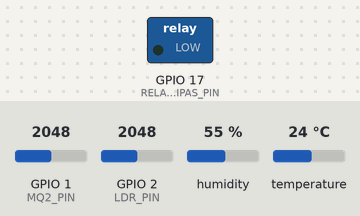
A sketch run on a simulated ESP32-S3. On the bench: switched loads named in the sketch (green lamp = pin HIGH). Inputs (shaded band) come from the test bench; at power-on: GPIO 1 (MQ2_PIN) = 2048, GPIO 2 (LDR_PIN) = 2048, humidity 55 %, temperature 24 °C. WiFi joins after 1.5 s; servers stay silent unless stated; random numbers use the default seed unless the sketch sets one; no MQTT or app messages arrive unless stated; what the sketch prints to the serial monitor is not drawn.

Above: at 1.1 s.
At 2.6 s:
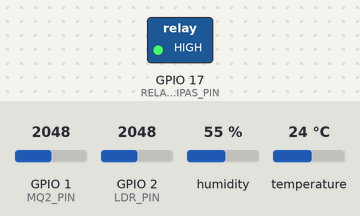
Timing chart, 0 to 4.1 s (numbered marks = the images above):
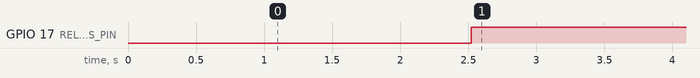

The sketch:

device1_sketch.ino
```cpp
// device1_sketch.ino — ESP32 Node 1 (rak vaksin)
// DHT22, MQ-2, LDR; kipas, buzzer, pompa, auto climate.
#include <WiFi.h>
#include <PubSubClient.h>
#include <DHT.h>
#include <ArduinoJson.h>

#define WIFI_SSID "Wokwi-GUEST"
#define WIFI_PASSWORD ""

// Sambungkan ke Broker Cloud VPS kita
#define MQTT_SERVER "api.pharma.web.id"
#define MQTT_PORT 1883

#define DHT_PIN 15
#define DHT_TYPE DHT22
#define MQ2_PIN 1
#define LDR_PIN 2
#define BUZZER_PIN 16
#define RELAY_KIPAS_PIN 17

#define BATAS_SUHU_MAKS 8.0   // Standar Vaksin 2.0 - 8.0 C
#define BATAS_GAS_PPM 50.0

const char* TOPIK_TELEMETRI = "pharma/sensor";
const char* TOPIK_CONTROL_D1 = "pharma/control/device_1";

WiFiClient espClient;
PubSubClient mqtt(espClient);
DHT dht(DHT_PIN, DHT_TYPE);

float suhu = 4.5;
float kelembapan = 48.0;
float kadarGas = 12.0;
float nilaiLDR = 160.0;

int statusKipas = 0;
int statusBuzzer = 0;
int statusPompa = 0;
bool modeAuto = true;

unsigned long waktuKirimTerakhir = 0;

// Buzzer aktif = tone 2 kHz. Tidak memakai delay agar loop tetap berjalan
// dan MQTT tetap dilayani.
void aturBuzzer(int aktif) {
  statusBuzzer = aktif;
  if (aktif == 1) {
    tone(BUZZER_PIN, 2000);
  } else {
    noTone(BUZZER_PIN);
  }
}

// Relay kipas aktif HIGH. Status disimpan agar ikut terkirim di telemetri.
void aturKipas(int aktif) {
  statusKipas = aktif;
  digitalWrite(RELAY_KIPAS_PIN, aktif ? HIGH : LOW);
}

// Callback menerima perintah JSON dari Mobile / Web Dashboard
// Menerima perintah dashboard: kipas, sirine, pompa, dan mode auto climate.
// Perintah masuk: fan, buzzer, pump, auto_climate.
void callbackMQTT(char* topic, byte* payload, unsigned int length) {
  StaticJsonDocument<256> doc;
  deserializeJson(doc, payload, length);

  const char* actuator = doc["actuator"]; // fan, buzzer, pump, auto_climate
  int state = doc["state"];

  if (doc.containsKey("actuator")) {
    if (strcmp(actuator, "fan") == 0) {
      modeAuto = false;
      aturKipas(state);
      Serial.printf("[AKTUATOR] Kipas diubah ke: %s\n", state ? "ON" : "OFF");
    } else if (strcmp(actuator, "buzzer") == 0) {
      aturBuzzer(state);
      Serial.printf("[AKTUATOR] Sirine diubah ke: %s\n", state ? "ON" : "OFF");
    } else if (strcmp(actuator, "pump") == 0) {
      statusPompa = state;
      Serial.printf("[AKTUATOR] Pompa diubah ke: %s\n", state ? "ON" : "OFF");
    } else if (strcmp(actuator, "auto_climate") == 0) {
      modeAuto = (state == 1);
      Serial.printf("[AKTUATOR] Auto Climate: %s\n", modeAuto ? "AKTIF" : "MANUAL");
    }
  }
}

// Menunggu Wi-Fi dengan channel 6 (wajib di Wokwi) agar koneksi cepat dan
// tidak memindai semua channel.
void tungguWiFi() {
  Serial.println("[WIFI] Menghubungkan ke Wokwi-GUEST...");
  WiFi.mode(WIFI_STA);
  // Channel 6 wajib di Wokwi agar langsung lock ke AP virtual tanpa scan lama
  WiFi.begin(WIFI_SSID, WIFI_PASSWORD, 6);

  int retry = 0;
  while (WiFi.status() != WL_CONNECTED && retry < 60) {
    delay(150);
    Serial.print(".");
    retry++;
  }

  if (WiFi.status() == WL_CONNECTED) {
    Serial.println("\n[WIFI] Berhasil Terhubung ke Wokwi-GUEST!");
    Serial.print("[WIFI] IP Address: ");
    Serial.println(WiFi.localIP());
  } else {
    Serial.println("\n[WIFI] Timeout, tetap lanjut membaca sensor...");
  }
}

// Menyambung ulang ke broker dengan jeda 2 detik. Topik kontrol dan topik
// telemetri didaftarkan di sini.
void koneksiMQTT() {
  if (mqtt.connected() || WiFi.status() != WL_CONNECTED) return;
  static unsigned long lastTry = 0;
  if (millis() - lastTry < 3000) return;
  lastTry = millis();

  String clientID = "ESP32_D1_" + String(random(0xffff), HEX);
  Serial.print("[MQTT] Menghubungkan ke broker: ");
  Serial.println(MQTT_SERVER);

  if (mqtt.connect(clientID.c_str())) {
    Serial.println("[MQTT] Berhasil Terhubung ke Broker Cloud!");
    mqtt.subscribe(TOPIK_CONTROL_D1);
    Serial.println("[MQTT] Subscribe kontrol: pharma/control/device_1");
  } else {
    Serial.print("[MQTT] Gagal konek, state: ");
    Serial.println(mqtt.state());
  }
}

// Inisialisasi pin, sensor DHT22, Wi-Fi, dan MQTT. delay(1000) memberi waktu
// Serial Monitor Wokwi siap sebelum pesan boot dicetak.
void setup() {
  Serial.begin(115200);
  delay(1000); // Jeda wajib agar Serial Monitor Wokwi siap menangkap teks boot

  Serial.println("\n========================================");
  Serial.println(" SMART PHARMA - NODE 1 (ESP32-S3)");
  Serial.println("========================================");

  pinMode(BUZZER_PIN, OUTPUT);
  pinMode(RELAY_KIPAS_PIN, OUTPUT);
  pinMode(MQ2_PIN, INPUT);
  pinMode(LDR_PIN, INPUT);
  aturBuzzer(0);
  aturKipas(0);

  dht.begin();
  tungguWiFi();

  mqtt.setServer(MQTT_SERVER, MQTT_PORT);
  mqtt.setCallback(callbackMQTT);
  mqtt.setBufferSize(512);

  Serial.println("[SISTEM] Device 1 Siap & Berjalan!\n");
}

// Membaca sensor, menjalankan auto climate, lalu publish telemetri Device 1.
void loop() {
  if (!mqtt.connected()) {
    koneksiMQTT();
  }
  mqtt.loop();

  // Kirim data setiap 2.5 detik
  if (millis() - waktuKirimTerakhir >= 2500) {
    waktuKirimTerakhir = millis();

    float t = dht.readTemperature();
    float h = dht.readHumidity();
    if (!isnan(t)) suhu = t;
    if (!isnan(h)) kelembapan = h;

    kadarGas = analogRead(MQ2_PIN) * (100.0 / 4095.0);
    nilaiLDR = analogRead(LDR_PIN) * (500.0 / 4095.0);

    // Kontrol Otomatis Pendingin Vaksin (Auto Climate)
    if (modeAuto) {
      if (suhu > BATAS_SUHU_MAKS) {
        aturKipas(1);
        statusPompa = 1;
      } else if (suhu <= 7.0) {
        aturKipas(0);
        statusPompa = 0;
      }
    }

    // Log ke Serial Monitor Wokwi
    Serial.printf("[SENSOR] Suhu: %.1f C | RH: %.0f %% | Gas: %.1f PPM | Lux: %.0f | Kipas: %d | Pompa: %d | Sirine: %d\n",
                  suhu, kelembapan, kadarGas, nilaiLDR, statusKipas, statusPompa, statusBuzzer);

    // Format JSON standar yang langsung dibaca oleh Backend FastAPI & HP
    StaticJsonDocument<300> doc;
    doc["device_id"] = "device_1";
    doc["suhu"] = suhu;
    doc["kelembapan"] = kelembapan;
    doc["kadar_gas"] = kadarGas;
    doc["cahaya"] = nilaiLDR;
    doc["status_kipas"] = statusKipas;
    doc["status_buzzer"] = statusBuzzer;
    doc["status_pompa"] = statusPompa;
    doc["status_pintu"] = 0;
    doc["status_uv"] = 0;

    char buffer[300];
    serializeJson(doc, buffer);
    if (mqtt.connected()) {
      mqtt.publish(TOPIK_TELEMETRI, buffer);
      Serial.println("[MQTT PUB] Data berhasil terkirim ke 'pharma/sensor'");
    }
  }
}
```

Measured:
- by itself, GPIO 17 (RELAY_KIPAS_PIN): LOW → HIGH at 2.5 s
